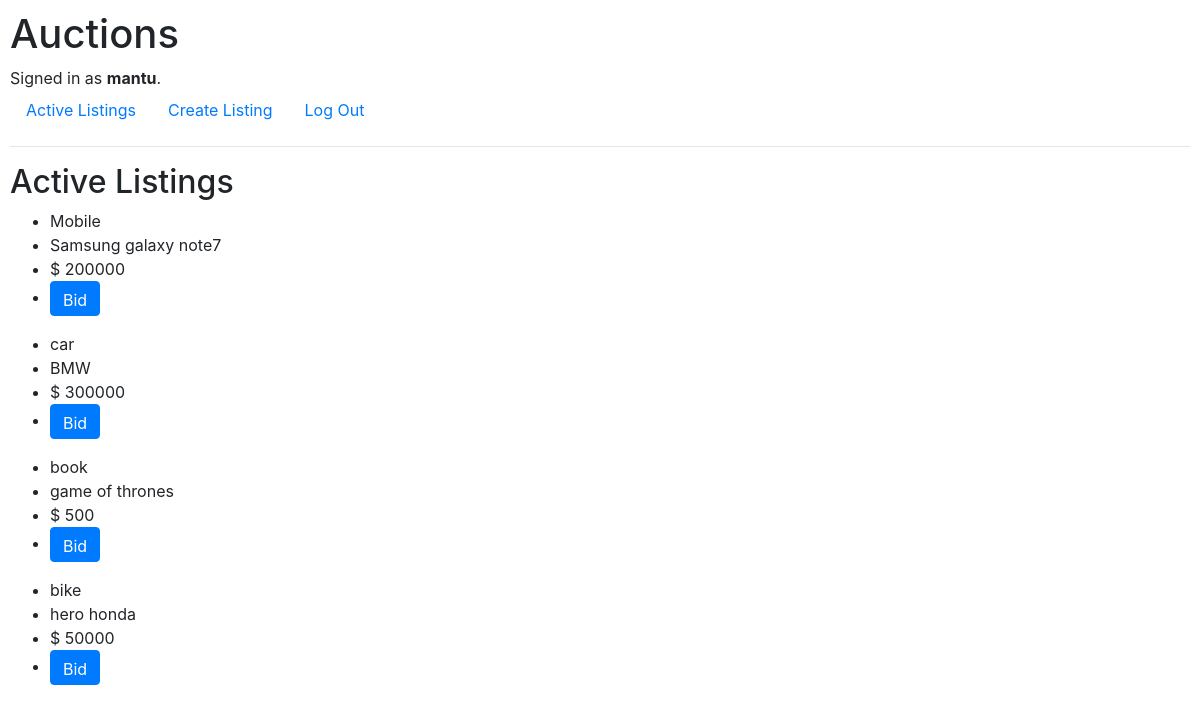
The page / (signed in) on the database its author committed.
### auctions/models.py (models this page shows, shortened)
class User(AbstractUser):
    pass

class Listing(models.Model):
    title = models.CharField(max_length=64)
    details = models.TextField(default='')
    price = models.IntegerField()
    owner = models.CharField(max_length=64)

### auctions/views.py (the view)
# urls.py: path("", views.index, name="index"),
def index(request):
    if request.method == "POST" :
        listing = Listing(title=request.POST['title'] , details=request.POST['details'] , price=int(request.POST['price']) , owner=request.user.username )
        listing.save()
    return render(request, "auctions/index.html" , {
        "listings": Listing.objects.all()
    })

### auctions/templates/auctions/index.html
{% extends "auctions/layout.html" %}
{% block body %}
    <h2>Active Listings</h2>
        {% for listing in listings %}
            <ul>
                <li>{{listing.title}}</li>
                <li>{{listing.details}}</li>
                <li>$ {{listing.price}}</li>
                <li><form action="{% url 'bid' listing.id %}">
                    <input class="btn btn-primary" type="submit" value="Bid" style="height: 35px;">
                    </form>
                </li>
            </ul>
        {% endfor %}
{% endblock %}

### auctions/templates/auctions/layout.html (shortened to what this page needs)
{% load static %}
<!DOCTYPE html>
<html lang="en">
    <head>
        <link rel="stylesheet" href="https://stackpath.bootstrapcdn.com/bootstrap/4.4.1/css/bootstrap.min.css">
        <link href="{% static 'auctions/styles.css' %}" rel="stylesheet">
    </head>
    <body>
        <h1>Auctions</h1>
        <div>
            {% if user.is_authenticated %}
                Signed in as <strong>{{ user.username }}</strong>.
            {% else %}
                Not signed in.
            {% endif %}
        </div>
        <ul class="nav">
            <li class="nav-item">
                <a class="nav-link" href="{% url 'index' %}">Active Listings</a>
            </li>
            {% if user.is_authenticated %}
                <li class="nav-item">
                    <a class="nav-link" href="{% url 'create' %}">Create Listing</a>
                </li>
            {% endif %}
            {% if user.is_authenticated %}
                <li class="nav-item">
                    <a class="nav-link" href="{% url 'logout' %}">Log Out</a>
                </li>
            {% endif %}
        </ul>
        <hr>
        {% block body %}
        {% endblock %}
    </body>
</html>

### auctions/static/auctions/styles.css (style rules this page uses)
body { padding: 10px; }

### rows shown on the page
User: username "mantu"
Listing: title "Mobile", details "Samsung galaxy note7", price "200000"
Listing: title "car", details "BMW", price "300000"
Listing: title "book", details "game of thrones", price "500"
Listing: title "bike", details "hero honda", price "50000"
